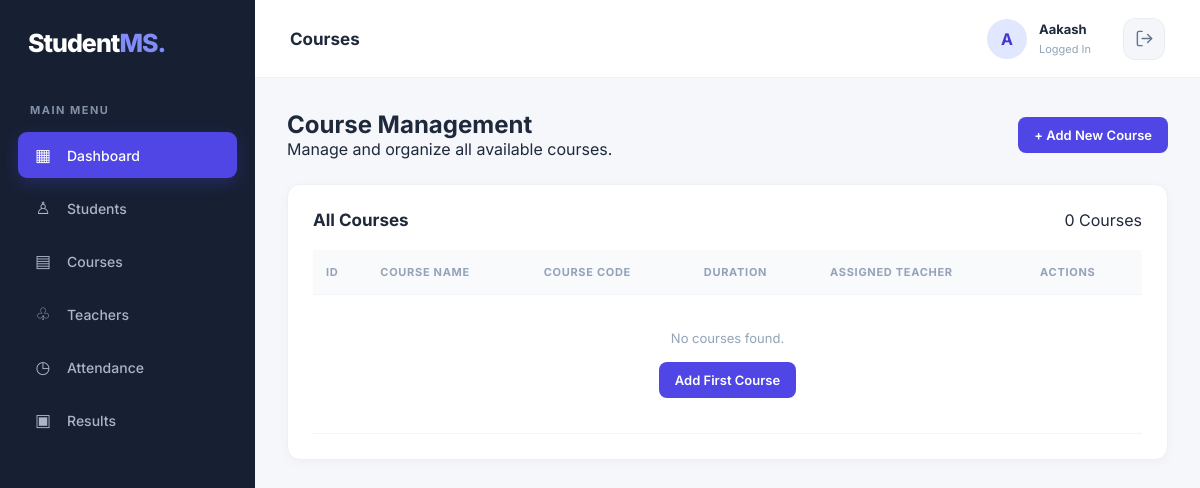
The app's page /courses/ (signed in), older data.
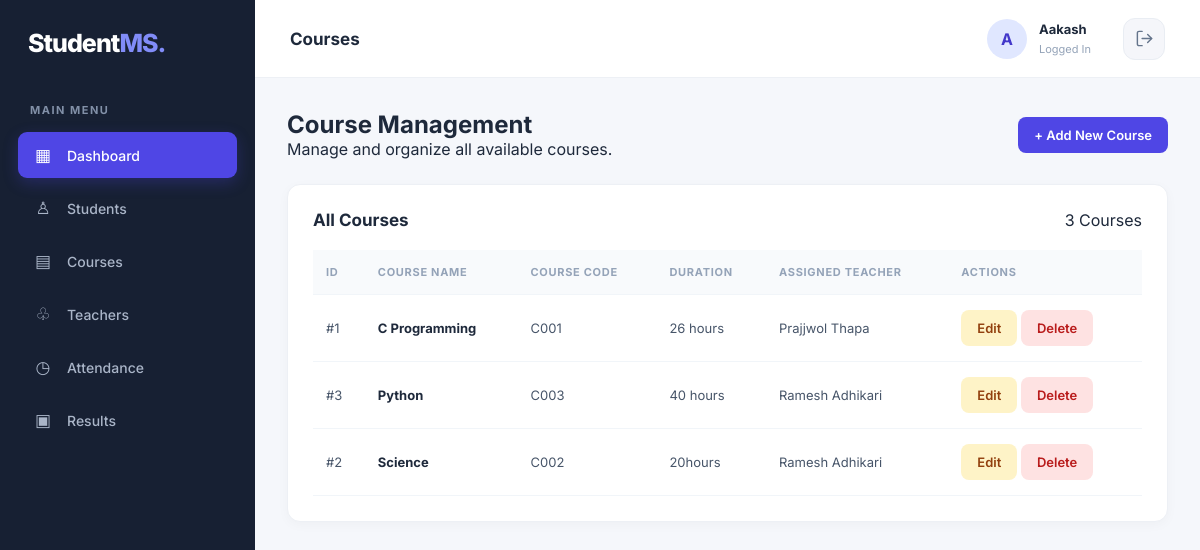
The same page, newer data.
### students/models.py (models this page shows, shortened)
class Course(models.Model):
    course_name = models.CharField(max_length=100)
    course_code = models.CharField(max_length=10, unique=True)
    description = models.TextField(blank=True)
    duration = models.CharField(max_length=50)
    teacher = models.ForeignKey(
        Teacher,
        on_delete=models.SET_NULL,
        null=True,
        related_name='courses'
    )
    created_at = models.DateTimeField(auto_now_add=True)

class Teacher(models.Model):
    full_name = models.CharField(max_length=100)
    email = models.EmailField(unique=True)
    phone_number = models.CharField(max_length=15, blank=True)
    specialization = models.CharField(max_length=100, blank=True)
    hire_date = models.DateField(blank=True, null=True)

### students/views.py (the view)
# urls.py: path('courses/', views.course_list, name='course_list'),
@login_required
def course_list(request):
    courses = Course.objects.select_related('teacher').all().order_by('course_name')
    return render(request, 'students/course_list.html', {
        'courses': courses
    })

### students/templates/students/course_list.html (shortened to what this page needs)
{% extends 'students/base.html' %}
{% block page_heading %}Courses{% endblock %}
{% block content %}
<div class="page-heading">
    <div>
        <h2>Course Management</h2>
        <p>Manage and organize all available courses.</p>
    </div>
    <a href="{% url 'course_create' %}" class="btn btn-primary">
        + Add New Course
    </a>
</div>
<div class="content-card">
    <div class="table-header">
        <h2>All Courses</h2>
        <span>{{ courses|length }} Courses</span>
    </div>
    <table>
        <thead>
            <tr>
                <th>ID</th>
                <th>Course Name</th>
                <th>Course Code</th>
                <th>Duration</th>
                <th>Assigned Teacher</th>
                <th>Actions</th>
            </tr>
        </thead>
        <tbody>
            {% for course in courses %}
            <tr>
                <td>#{{ course.id }}</td>
                <td>
                    <strong>{{ course.course_name }}</strong>
                </td>
                <td>{{ course.course_code }}</td>
                <td>{{ course.duration }}</td>
                <td>
                    {% if course.teacher %}
                        {{ course.teacher.full_name }}
                    {% else %}
                        Not Assigned
                    {% endif %}
                </td>
                <td>
                    <a href="{% url 'course_update' course.id %}"
                       class="btn btn-edit">Edit</a>
                    <a href="{% url 'course_delete' course.id %}"
                       class="btn btn-delete">Delete</a>
                </td>
            </tr>
            {% empty %}
            <tr>
                <td colspan="6" class="empty-state">
                    No courses found.
                    <br><br>
                    <a href="{% url 'course_create' %}"
                       class="btn btn-primary">
                        Add First Course
                    </a>
                </td>
            </tr>
            {% endfor %}
        </tbody>
    </table>
</div>
{% endblock %}

### students/templates/students/base.html (shortened to what this page needs)
{% load static %}
<!DOCTYPE html>
<html lang="en">
<head>
    <link rel="stylesheet"
          href="{% static 'students/css/style.css' %}">
</head>
<body>
<div class="layout">
    <aside class="sidebar">
        <h2 class="logo">Student<span>MS.</span></h2>
        <p class="menu-title">MAIN MENU</p>
        <a href="{% url 'home' %}" class="menu-link active">
            <span class="menu-icon">▦</span>
            Dashboard
        </a>
        <a href="{% url 'student_list' %}" class="menu-link">
            <span class="menu-icon">♙</span>
            Students
        </a>
        <a href="{% url 'course_list' %}" class="menu-link">
            <span class="menu-icon">▤</span>
            Courses
        </a>
        <a href="{% url 'teacher_list' %}" class="menu-link">
            <span class="menu-icon">♧</span>
            Teachers
        </a>
        <a href="#" class="menu-link">
            <span class="menu-icon">◷</span>
            Attendance
        </a>
        <a href="#" class="menu-link">
            <span class="menu-icon">▣</span>
            Results
        </a>
    </aside>
    <main class="main-content">
<header class="topbar">
    <h3>{% block page_heading %}Dashboard{% endblock %}</h3>
    <div class="admin-profile">
        <div class="profile-avatar">
            {{ request.user.username|first|upper }}
        </div>
        <div class="profile-info">
            <strong>{{ request.user.username }}</strong>
            <small>Logged In</small>
        </div>
<form method="POST" action="{% url 'logout' %}" class="logout-form">
    <button type="submit" class="logout-btn" title="Logout">
        <svg xmlns="http://www.w3.org/2000/svg"
             width="19"
             height="19"
             viewBox="0 0 24 24"
             fill="none"
             stroke="currentColor"
             stroke-width="1.8"
             stroke-linecap="round"
             stroke-linejoin="round">
            <path d="M9 21H5a2 2 0 0 1-2-2V5a2 2 0 0 1 2-2h4"/>
            <polyline points="16 17 21 12 16 7"/>
            <line x1="21" y1="12" x2="9" y2="12"/>
        </svg>
    </button>
</form>
    </div>
</header>
        <section class="page-content">
            {% block content %}
            {% endblock %}
        </section>
    </main>
</div>
</body>
</html>

### students/static/students/css/style.css (style rules this page uses)
* { margin: 0; padding: 0; box-sizing: border-box; }
body { font-family: 'Inter', sans-serif; background: #f5f7fb; color: #1e293b; }
a { text-decoration: none; }
.layout { display: flex; min-height: 100vh; }
.sidebar { width: 255px; min-width: 255px; background: #172033; color: white; padding: 28px 18px; }
.logo { font-size: 25px; font-weight: 800; letter-spacing: -1px; margin-bottom: 45px; padding-left: 10px; }
.logo span { color: #818cf8; }
.menu-title { color: #8290a8; font-size: 11px; font-weight: 700; letter-spacing: 1.5px; margin: 0 0 15px 12px; }
.menu-link { display: flex; align-items: center; gap: 13px; color: #aab5c8; padding: 13px 14px; margin-bottom: 7px; border-radius: 9px; font-size: 14px; font-weight: 500; transition: 0.25s ease; }
.menu-link.active { background: #4f46e5; color: white; box-shadow: 0 5px 15px #4f46e544; }
.menu-icon { width: 22px; text-align: center; font-size: 17px; }
.main-content { flex: 1; min-width: 0; }
.topbar { height: 78px; background: white; padding: 0 35px; display: flex; justify-content: space-between; align-items: center; border-bottom: 1px solid #edf0f5; }
.topbar h3 { font-size: 17px; font-weight: 700; }
.admin-profile { display: flex; align-items: center; gap: 12px; }
.profile-avatar { width: 40px; height: 40px; border-radius: 50%; background: #e0e7ff; color: #4338ca; display: flex; align-items: center; justify-content: center; font-weight: 700; }
.profile-info strong { display: block; font-size: 13px; }
.profile-info small { color: #94a3b8; font-size: 11px; }
.page-content { padding: 32px; }
.content-card { background: white; padding: 25px; border-radius: 13px; border: 1px solid #edf0f5; box-shadow: 0 3px 12px #0f172a08; overflow-x: auto; }
.table-header { display: flex; justify-content: space-between; align-items: center; margin-bottom: 20px; gap: 15px; }
.table-header h2 { font-size: 17px; }
table { width: 100%; border-collapse: collapse; min-width: 550px; }
th { color: #94a3b8; background: #f8fafc; font-size: 11px; text-transform: uppercase; letter-spacing: 0.7px; font-weight: 700; }
th, td { padding: 15px 13px; text-align: left; border-bottom: 1px solid #f1f5f9; }
td { font-size: 13px; color: #475569; }
td strong { color: #1e293b; }
.btn { display: inline-block; padding: 10px 16px; border: none; border-radius: 8px; cursor: pointer; font-size: 13px; font-weight: 600; transition: 0.2s; }
.btn-primary { background: #4f46e5; color: white; }
.btn-edit { background: #fef3c7; color: #92400e; }
.btn-delete { background: #fee2e2; color: #b91c1c; }
.page-heading { display: flex; justify-content: space-between; align-items: center; gap: 15px; margin-bottom: 25px; }
.logout-form { margin-left: 20px; display: flex; align-items: center; }
.logout-btn { width: 42px; height: 42px; display: flex; align-items: center; justify-content: center; background: #f5f6fa; color: #64748b; border: 1px solid #e9edf3; border-radius: 12px; cursor: pointer; transition: all 0.25s ease; }
.logout-btn svg { transition: transform 0.25s ease; }

Row changes from the older to the newer data that the page shows:
added Course: id "1", course_name "C Programming", course_code "C001", duration "26 hours", teacher.full_name "Prajjwol Thapa"
added Course: id "3", course_name "Python", course_code "C003", duration "40 hours", teacher.full_name "Ramesh Adhikari"
added Course: id "2", course_name "Science", course_code "C002", duration "20hours", teacher.full_name "Ramesh Adhikari"
Text that changed along with them:
{{ courses|length }}: "0" → "3"
text no longer shown: "No courses found. Add First Course"
